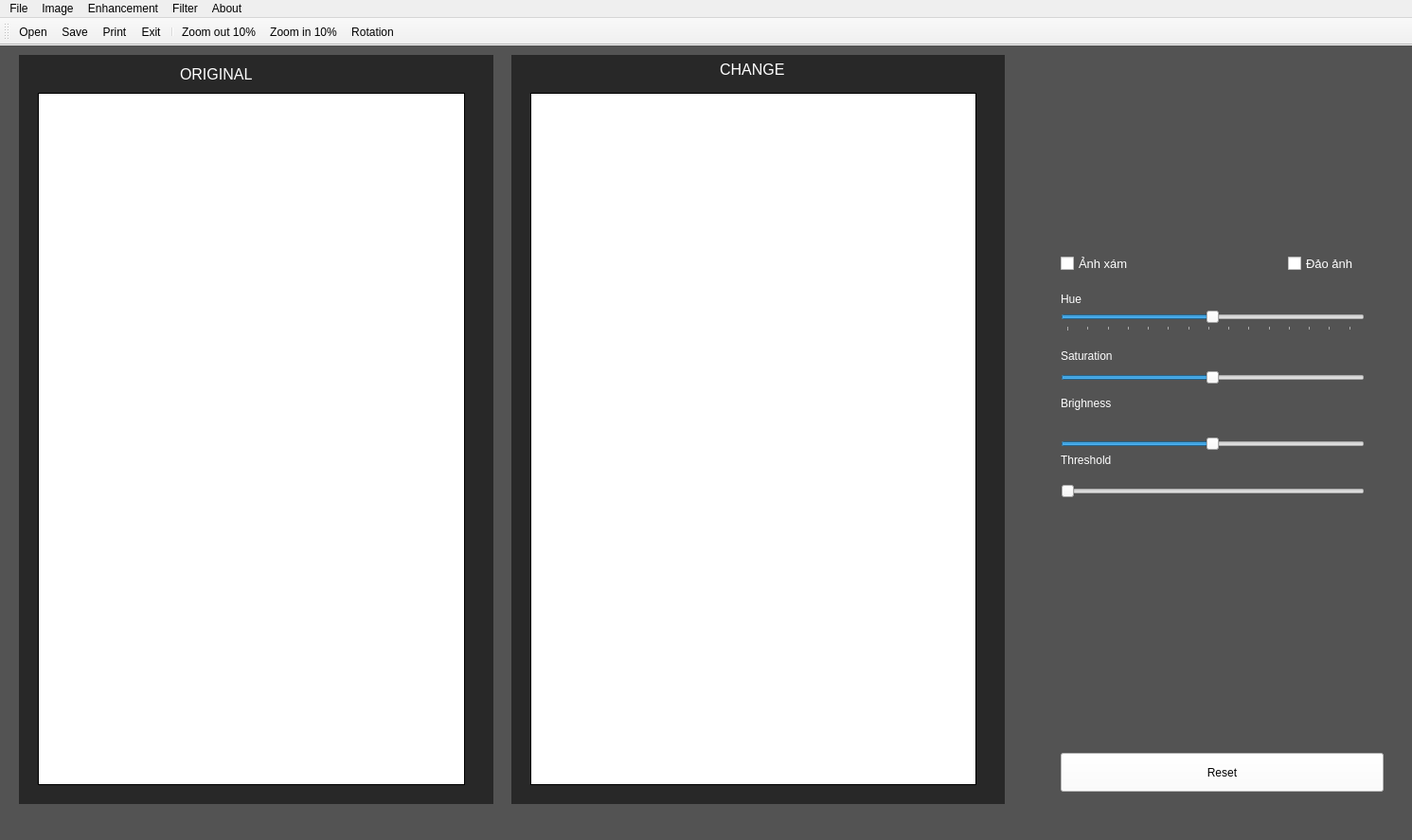
<?xml version="1.0" encoding="UTF-8"?>
<ui version="4.0">
 <class>MainWindow</class>
 <widget class="QMainWindow" name="MainWindow">
  <property name="geometry">
   <rect>
    <x>0</x>
    <y>0</y>
    <width>1491</width>
    <height>887</height>
   </rect>
  </property>
  <property name="windowTitle">
   <string>MainWindow</string>
  </property>
  <property name="styleSheet">
   <string notr="true"/>
  </property>
  <widget class="QWidget" name="centralwidget">
   <widget class="QLabel" name="lbl_photo">
    <property name="geometry">
     <rect>
      <x>40</x>
      <y>50</y>
      <width>451</width>
      <height>731</height>
     </rect>
    </property>
    <property name="styleSheet">
     <string notr="true">border: 1px solid black;
qproperty-alignment: AlignCenter;
background-color:white
</string>
    </property>
    <property name="text">
     <string/>
    </property>
    <property name="scaledContents">
     <bool>false</bool>
    </property>
   </widget>
   <widget class="QLabel" name="lbl_newPhoto">
    <property name="geometry">
     <rect>
      <x>560</x>
      <y>50</y>
      <width>471</width>
      <height>731</height>
     </rect>
    </property>
    <property name="styleSheet">
     <string notr="true">border: 1px solid black;
qproperty-alignment: AlignCenter;
background-color:white
</string>
    </property>
    <property name="text">
     <string/>
    </property>
    <property name="scaledContents">
     <bool>false</bool>
    </property>
    <property name="alignment">
     <set>Qt::AlignCenter</set>
    </property>
   </widget>
   <widget class="QLabel" name="label">
    <property name="geometry">
     <rect>
      <x>20</x>
      <y>10</y>
      <width>501</width>
      <height>791</height>
     </rect>
    </property>
    <property name="styleSheet">
     <string notr="true">background-color:#282828</string>
    </property>
    <property name="text">
     <string/>
    </property>
   </widget>
   <widget class="QLabel" name="label_3">
    <property name="geometry">
     <rect>
      <x>540</x>
      <y>10</y>
      <width>521</width>
      <height>791</height>
     </rect>
    </property>
    <property name="styleSheet">
     <string notr="true">background-color:#282828</string>
    </property>
    <property name="text">
     <string/>
    </property>
   </widget>
   <widget class="QSlider" name="slider_brighness">
    <property name="geometry">
     <rect>
      <x>1120</x>
      <y>410</y>
      <width>321</width>
      <height>22</height>
     </rect>
    </property>
    <property name="minimum">
     <number>0</number>
    </property>
    <property name="maximum">
     <number>100</number>
    </property>
    <property name="value">
     <number>50</number>
    </property>
    <property name="orientation">
     <enum>Qt::Horizontal</enum>
    </property>
   </widget>
   <widget class="QLabel" name="label_4">
    <property name="geometry">
     <rect>
      <x>1120</x>
      <y>370</y>
      <width>55</width>
      <height>16</height>
     </rect>
    </property>
    <property name="styleSheet">
     <string notr="true">color:white
</string>
    </property>
    <property name="text">
     <string>Brighness</string>
    </property>
   </widget>
   <widget class="QCheckBox" name="checkBox_grayImage">
    <property name="geometry">
     <rect>
      <x>1120</x>
      <y>220</y>
      <width>111</width>
      <height>20</height>
     </rect>
    </property>
    <property name="font">
     <font>
      <pointsize>10</pointsize>
     </font>
    </property>
    <property name="styleSheet">
     <string notr="true">color:white

</string>
    </property>
    <property name="text">
     <string>Ảnh xám</string>
    </property>
   </widget>
   <widget class="QWidget" name="verticalLayoutWidget">
    <property name="geometry">
     <rect>
      <x>1110</x>
      <y>20</y>
      <width>331</width>
      <height>181</height>
     </rect>
    </property>
    <layout class="QVBoxLayout" name="histogramWidget"/>
   </widget>
   <widget class="QLabel" name="label_5">
    <property name="geometry">
     <rect>
      <x>1120</x>
      <y>430</y>
      <width>71</width>
      <height>16</height>
     </rect>
    </property>
    <property name="styleSheet">
     <string notr="true">color:white
</string>
    </property>
    <property name="text">
     <string>Threshold</string>
    </property>
   </widget>
   <widget class="QSlider" name="slider_threshold">
    <property name="geometry">
     <rect>
      <x>1120</x>
      <y>460</y>
      <width>321</width>
      <height>22</height>
     </rect>
    </property>
    <property name="orientation">
     <enum>Qt::Horizontal</enum>
    </property>
   </widget>
   <widget class="QCheckBox" name="checkbox_invertImage">
    <property name="geometry">
     <rect>
      <x>1360</x>
      <y>220</y>
      <width>91</width>
      <height>20</height>
     </rect>
    </property>
    <property name="font">
     <font>
      <pointsize>10</pointsize>
     </font>
    </property>
    <property name="styleSheet">
     <string notr="true">color:white

</string>
    </property>
    <property name="text">
     <string>Đảo ảnh</string>
    </property>
   </widget>
   <widget class="QSlider" name="slider_saturation">
    <property name="geometry">
     <rect>
      <x>1120</x>
      <y>340</y>
      <width>321</width>
      <height>22</height>
     </rect>
    </property>
    <property name="autoFillBackground">
     <bool>false</bool>
    </property>
    <property name="minimum">
     <number>0</number>
    </property>
    <property name="maximum">
     <number>100</number>
    </property>
    <property name="pageStep">
     <number>10</number>
    </property>
    <property name="value">
     <number>50</number>
    </property>
    <property name="orientation">
     <enum>Qt::Horizontal</enum>
    </property>
    <property name="invertedAppearance">
     <bool>false</bool>
    </property>
    <property name="invertedControls">
     <bool>false</bool>
    </property>
    <property name="tickPosition">
     <enum>QSlider::NoTicks</enum>
    </property>
    <property name="tickInterval">
     <number>4</number>
    </property>
   </widget>
   <widget class="QLabel" name="label_6">
    <property name="geometry">
     <rect>
      <x>1120</x>
      <y>320</y>
      <width>71</width>
      <height>16</height>
     </rect>
    </property>
    <property name="styleSheet">
     <string notr="true">color:white
</string>
    </property>
    <property name="text">
     <string>Saturation</string>
    </property>
   </widget>
   <widget class="QLabel" name="label_7">
    <property name="geometry">
     <rect>
      <x>-10</x>
      <y>-30</y>
      <width>1501</width>
      <height>891</height>
     </rect>
    </property>
    <property name="styleSheet">
     <string notr="true">background-color:#535353

</string>
    </property>
    <property name="text">
     <string/>
    </property>
   </widget>
   <widget class="QLabel" name="label_8">
    <property name="geometry">
     <rect>
      <x>190</x>
      <y>20</y>
      <width>191</width>
      <height>21</height>
     </rect>
    </property>
    <property name="font">
     <font>
      <family>Microsoft Sans Serif</family>
      <pointsize>12</pointsize>
      <weight>50</weight>
      <bold>false</bold>
     </font>
    </property>
    <property name="styleSheet">
     <string notr="true">color:#FFF</string>
    </property>
    <property name="text">
     <string>ORIGINAL</string>
    </property>
   </widget>
   <widget class="QLabel" name="label_11">
    <property name="geometry">
     <rect>
      <x>760</x>
      <y>10</y>
      <width>101</width>
      <height>31</height>
     </rect>
    </property>
    <property name="font">
     <font>
      <family>MS Sans Serif</family>
      <pointsize>12</pointsize>
     </font>
    </property>
    <property name="styleSheet">
     <string notr="true">color:#FFF</string>
    </property>
    <property name="text">
     <string>CHANGE</string>
    </property>
   </widget>
   <widget class="QPushButton" name="btn_reset">
    <property name="geometry">
     <rect>
      <x>1120</x>
      <y>747</y>
      <width>341</width>
      <height>41</height>
     </rect>
    </property>
    <property name="styleSheet">
     <string notr="true">background-color:white
</string>
    </property>
    <property name="text">
     <string>Reset</string>
    </property>
    <property name="icon">
     <iconset>
      <normaloff>images/icons8-reset-50.png</normaloff>images/icons8-reset-50.png</iconset>
    </property>
   </widget>
   <widget class="QSlider" name="slider_hue">
    <property name="geometry">
     <rect>
      <x>1120</x>
      <y>280</y>
      <width>321</width>
      <height>22</height>
     </rect>
    </property>
    <property name="minimum">
     <number>0</number>
    </property>
    <property name="maximum">
     <number>360</number>
    </property>
    <property name="pageStep">
     <number>10</number>
    </property>
    <property name="value">
     <number>180</number>
    </property>
    <property name="orientation">
     <enum>Qt::Horizontal</enum>
    </property>
    <property name="tickPosition">
     <enum>QSlider::TicksBelow</enum>
    </property>
    <property name="tickInterval">
     <number>25</number>
    </property>
   </widget>
   <widget class="QLabel" name="label_2">
    <property name="geometry">
     <rect>
      <x>1120</x>
      <y>260</y>
      <width>55</width>
      <height>16</height>
     </rect>
    </property>
    <property name="styleSheet">
     <string notr="true">color:white</string>
    </property>
    <property name="text">
     <string>Hue</string>
    </property>
   </widget>
   <zorder>label_7</zorder>
   <zorder>label_3</zorder>
   <zorder>label</zorder>
   <zorder>lbl_photo</zorder>
   <zorder>lbl_newPhoto</zorder>
   <zorder>slider_brighness</zorder>
   <zorder>label_4</zorder>
   <zorder>checkBox_grayImage</zorder>
   <zorder>verticalLayoutWidget</zorder>
   <zorder>label_5</zorder>
   <zorder>slider_threshold</zorder>
   <zorder>checkbox_invertImage</zorder>
   <zorder>slider_saturation</zorder>
   <zorder>label_6</zorder>
   <zorder>label_8</zorder>
   <zorder>label_11</zorder>
   <zorder>btn_reset</zorder>
   <zorder>slider_hue</zorder>
   <zorder>label_2</zorder>
  </widget>
  <widget class="QMenuBar" name="menubar">
   <property name="geometry">
    <rect>
     <x>0</x>
     <y>0</y>
     <width>1491</width>
     <height>26</height>
    </rect>
   </property>
   <widget class="QMenu" name="menuFile">
    <property name="title">
     <string>File</string>
    </property>
    <addaction name="actionOpen"/>
    <addaction name="actionSave"/>
    <addaction name="actionPrint"/>
    <addaction name="separator"/>
    <addaction name="actionExit"/>
   </widget>
   <widget class="QMenu" name="menuImage">
    <property name="title">
     <string>Image</string>
    </property>
    <addaction name="actionRotation"/>
    <addaction name="actionShearing"/>
    <addaction name="separator"/>
    <addaction name="actionZoom_in"/>
    <addaction name="actionZoom_out"/>
   </widget>
   <widget class="QMenu" name="menuEnhancement">
    <property name="title">
     <string>Enhancement</string>
    </property>
    <addaction name="actionHistogram_equal"/>
    <addaction name="actionLog"/>
    <addaction name="actionGamma"/>
   </widget>
   <widget class="QMenu" name="menuSmoothing">
    <property name="title">
     <string>Filter</string>
    </property>
    <widget class="QMenu" name="menuBlur">
     <property name="title">
      <string>Blur</string>
     </property>
     <addaction name="actionBox"/>
     <addaction name="actionMedian"/>
     <addaction name="actionGaussian"/>
    </widget>
    <widget class="QMenu" name="menuNoise">
     <property name="title">
      <string>Noise</string>
     </property>
     <addaction name="actionAdd_Noise"/>
    </widget>
    <widget class="QMenu" name="menuSharpen">
     <property name="title">
      <string>Sharpen</string>
     </property>
     <addaction name="actionSobel_3"/>
     <addaction name="actionLaplaceSharpen"/>
    </widget>
    <widget class="QMenu" name="menuEdge_Detection">
     <property name="title">
      <string>Edge Detection</string>
     </property>
     <widget class="QMenu" name="menuSobel">
      <property name="title">
       <string>Sobel</string>
      </property>
      <addaction name="actionEDHorizontalSobel"/>
      <addaction name="actionEDVerticalSobel"/>
     </widget>
     <addaction name="menuSobel"/>
     <addaction name="actionScharr"/>
     <addaction name="actionPrewitt"/>
     <addaction name="actionRoberts"/>
     <addaction name="actionEDLaplace_2"/>
    </widget>
    <addaction name="menuBlur"/>
    <addaction name="menuNoise"/>
    <addaction name="menuSharpen"/>
    <addaction name="menuEdge_Detection"/>
   </widget>
   <widget class="QMenu" name="menuAbout">
    <property name="title">
     <string>About</string>
    </property>
   </widget>
   <addaction name="menuFile"/>
   <addaction name="menuImage"/>
   <addaction name="menuEnhancement"/>
   <addaction name="menuSmoothing"/>
   <addaction name="menuAbout"/>
  </widget>
  <widget class="QToolBar" name="toolBar">
   <property name="windowTitle">
    <string>toolBar</string>
   </property>
   <attribute name="toolBarArea">
    <enum>TopToolBarArea</enum>
   </attribute>
   <attribute name="toolBarBreak">
    <bool>false</bool>
   </attribute>
   <addaction name="actionOpen"/>
   <addaction name="actionSave"/>
   <addaction name="actionPrint"/>
   <addaction name="actionExit"/>
   <addaction name="separator"/>
   <addaction name="actionZoom_out"/>
   <addaction name="actionZoom_in"/>
   <addaction name="actionRotation"/>
  </widget>
  <action name="actionOpen">
   <property name="icon">
    <iconset>
     <normaloff>../Huyhoang/open.png</normaloff>../Huyhoang/open.png</iconset>
   </property>
   <property name="text">
    <string>Open</string>
   </property>
  </action>
  <action name="actionOpen_2">
   <property name="icon">
    <iconset>
     <normaloff>../Huyhoang/open.png</normaloff>../Huyhoang/open.png</iconset>
   </property>
   <property name="text">
    <string>Open</string>
   </property>
  </action>
  <action name="actionSave">
   <property name="icon">
    <iconset>
     <normaloff>../Huyhoang/save.png</normaloff>../Huyhoang/save.png</iconset>
   </property>
   <property name="text">
    <string>Save</string>
   </property>
  </action>
  <action name="actionPrint">
   <property name="icon">
    <iconset>
     <normaloff>../Huyhoang/print.png</normaloff>../Huyhoang/print.png</iconset>
   </property>
   <property name="text">
    <string>Print</string>
   </property>
  </action>
  <action name="actionExit">
   <property name="icon">
    <iconset>
     <normaloff>../Huyhoang/Quit.png</normaloff>../Huyhoang/Quit.png</iconset>
   </property>
   <property name="text">
    <string>Exit</string>
   </property>
  </action>
  <action name="actionRotation">
   <property name="icon">
    <iconset>
     <normaloff>images/icons8-3d-rotate-48.png</normaloff>images/icons8-3d-rotate-48.png</iconset>
   </property>
   <property name="text">
    <string>Rotation</string>
   </property>
  </action>
  <action name="actionShearing">
   <property name="text">
    <string>Shearing</string>
   </property>
  </action>
  <action name="actionZoom_in">
   <property name="icon">
    <iconset>
     <normaloff>images/zoom_out_icon.png</normaloff>images/zoom_out_icon.png</iconset>
   </property>
   <property name="text">
    <string>Zoom in 10%</string>
   </property>
  </action>
  <action name="actionZoom_out">
   <property name="icon">
    <iconset>
     <normaloff>images/zoom_in_icon.png</normaloff>images/zoom_in_icon.png</iconset>
   </property>
   <property name="text">
    <string>Zoom out 10%</string>
   </property>
  </action>
  <action name="actionBox">
   <property name="text">
    <string>Box</string>
   </property>
  </action>
  <action name="actionMedian">
   <property name="text">
    <string>Median</string>
   </property>
  </action>
  <action name="actionGaussian">
   <property name="text">
    <string>Gaussian</string>
   </property>
  </action>
  <action name="actionHistogram_equal">
   <property name="text">
    <string>Histogram equal</string>
   </property>
  </action>
  <action name="actionAdd_Noise">
   <property name="text">
    <string>Add Noise</string>
   </property>
  </action>
  <action name="actionLog">
   <property name="text">
    <string>Logarit</string>
   </property>
  </action>
  <action name="actionGamma">
   <property name="text">
    <string>Gamma</string>
   </property>
  </action>
  <action name="actionDerivatives">
   <property name="text">
    <string>Derivatives</string>
   </property>
  </action>
  <action name="actionLaplace">
   <property name="text">
    <string>Laplace</string>
   </property>
  </action>
  <action name="actionSobel">
   <property name="text">
    <string>Sobel</string>
   </property>
  </action>
  <action name="actionEDSobel">
   <property name="text">
    <string>Sobel</string>
   </property>
  </action>
  <action name="actionEDScharr">
   <property name="text">
    <string>Scharr</string>
   </property>
  </action>
  <action name="actionEDPrewitt">
   <property name="text">
    <string>Prewitt</string>
   </property>
  </action>
  <action name="actionEDRoberts">
   <property name="text">
    <string>Roberts</string>
   </property>
  </action>
  <action name="actionScharr">
   <property name="text">
    <string>Scharr</string>
   </property>
  </action>
  <action name="actionPrewitt">
   <property name="text">
    <string>Prewitt</string>
   </property>
  </action>
  <action name="actionRoberts">
   <property name="text">
    <string>Roberts</string>
   </property>
  </action>
  <action name="actionEDHorizontalSobel">
   <property name="text">
    <string>Horizontal</string>
   </property>
  </action>
  <action name="actionEDVerticalSobel">
   <property name="text">
    <string>Vertical</string>
   </property>
  </action>
  <action name="actionEDLaplace_2">
   <property name="text">
    <string>Laplace</string>
   </property>
  </action>
  <action name="actionSobel_3">
   <property name="text">
    <string>Sobel</string>
   </property>
  </action>
  <action name="actionLaplaceSharpen">
   <property name="text">
    <string>Laplace</string>
   </property>
  </action>
 </widget>
 <resources/>
 <connections/>
</ui>
